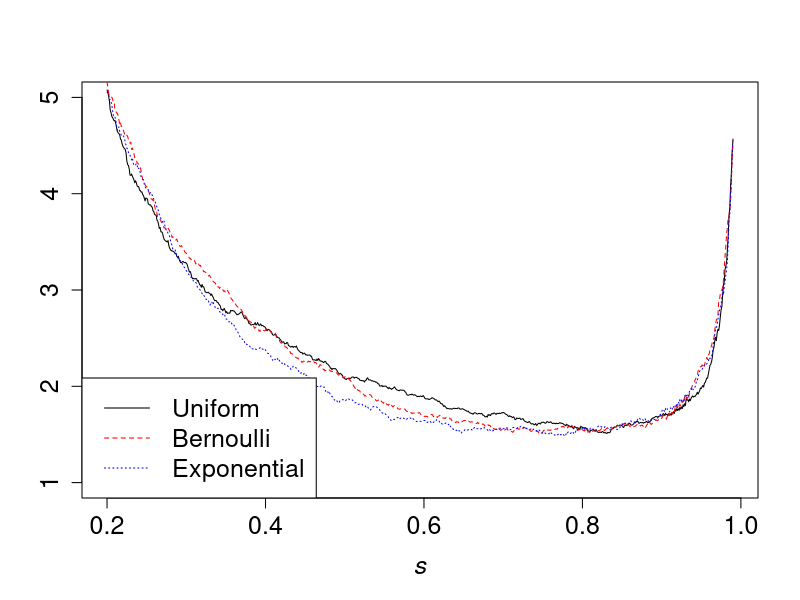
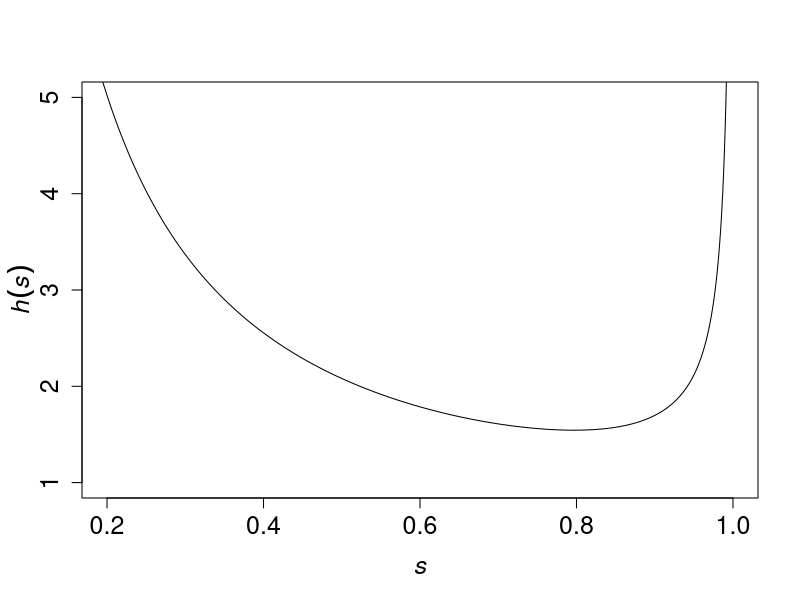
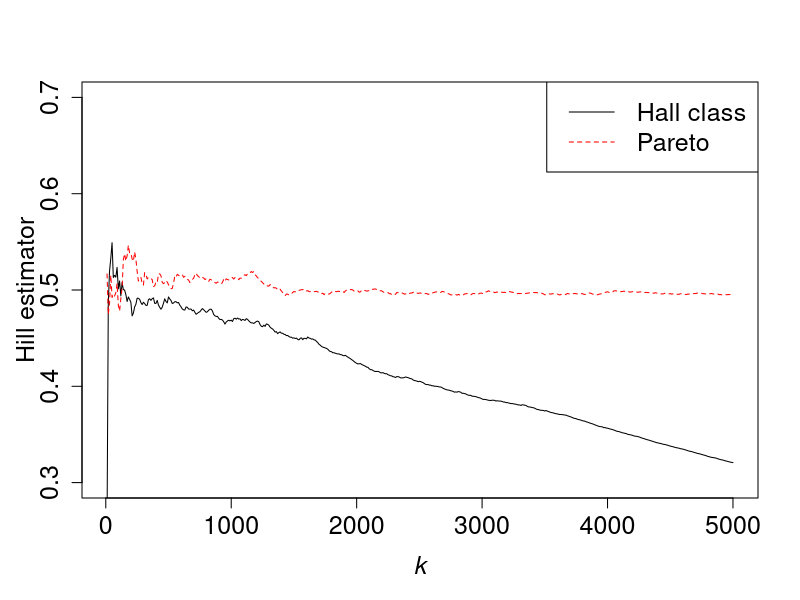

Source code (R) for these figures, in order: (Note: a time limit stopped this script after it produced the figures.)
####################################################################### 
## Here we provide the R codes used in the paper                     ##
## 'Generalized Rényi statistics' by Péter Kevei and László Viharos. ##
#######################################################################


###########################################################
## Section 2.1 Quantile estimator
###########################################################

# Here we simulate the quantile estimator discussed in Section 2.1.

n <- 1000 # number of iid observations
N <- 1000 # number of iterations
gamma <- 0.5 # mean

# We simulate the iid $Z$ sequence from uniform, exponential, and Bernoulli distribution, 
# each with mean $0.5$. The square root of the corresponding variances:

sigmaunif <- 2*gamma/sqrt(12) 
sigmaexp <- gamma 
sigmabin <- 0.5 

# The $h(s)$ function explodes both at 0 and at 1. We use the grid s:
s <- seq(0.2, 0.99, 0.001)

# Auxiliary lists and matrices:
aux <- (n:1)
gammatilde <- rep(0, length(s)*N)
dim(gammatilde) <- c(length(s), N)
gammatildeexp <- rep(0, length(s)*N)
dim(gammatildeexp) <- c(length(s), N)
gammatildebin <- rep(0, length(s)*N)
dim(gammatildebin) <- c(length(s), N)

set.seed(100)
for (i in 1:N){
  sampleunif <- 2*gamma*runif(n) # uniform sample
  sampleexp <- rexp(n, rate = 1/gamma)  # exponential sample
  samplebin <- rbinom(n, 1, 0.5) # Bernoulli sample
  aux2 <- sampleunif/aux
  aux2exp <- sampleexp/aux
  aux2bin <- samplebin/aux
  Xunif <- cumsum(aux2) # the sequence X_{k,n}
  Xexp <- cumsum(aux2exp)
  Xbin <- cumsum(aux2bin)
  gammatilde[,i] <- Xunif[floor(n*s)]/(-log(1-s)) # estimate of gamma
  gammatildeexp[,i] <- Xexp[floor(n*s)]/(-log(1-s))
  gammatildebin[,i] <- Xbin[floor(n*s)]/(-log(1-s))
}

# The empirical variances:
stdgammaunif <- sqrt(n)*(gammatilde - gamma)
stdgammaexp <- sqrt(n)*(gammatildeexp - gamma)
stdgammabin <- sqrt(n)*(gammatildebin - gamma)
msd <- rep(0, length(s)*2)
dim(msd) <- c(length(s), 2)
msdexp <- rep(0, length(s)*2)
dim(msdexp) <- c(length(s), 2)
msdbin <- rep(0, length(s)*2)
dim(msdbin) <- c(length(s), 2)
for (i in 1:length(s)){
  msd[i,] <- c(mean(stdgammaunif[i,]), (sd(stdgammaunif[i,])/sigmaunif)^2)
  msdexp[i,] <- c(mean(stdgammaexp[i,]), (sd(stdgammaexp[i,])/sigmaexp)^2)
  msdbin[i,] <- c(mean(stdgammabin[i,]), (sd(stdgammabin[i,])/sigmabin)^2)
}

# Right side of Figure 1 in the paper: 

plot(s,msd[,2], type='l', ylim = c(1,5), xlab=expression(italic(s)), ylab = '', cex.axis=1.5, cex.lab=1.5)
points(s, msdbin[,2], type ='l', lty = 2, col = 'red')
points(s, msdexp[,2], type ='l', lty = 3, col = 'blue')
legend("bottomleft", legend=c("Uniform", "Bernoulli","Exponential"),
       col=c("black","red", "blue"),lty=1:3, cex=1.5)



# The $h$ function on the left side of Figure 1 in the paper:

Nx <- 1000
x <- (1:Nx)/Nx
sigma <- x/((1-x)*log(1-x)^2)
plot(x, sigma, type='l', xlab=expression(italic(s)), ylab='', ylim=c(1,5), xlim=c(0.2, 1), cex.lab=1.5,
     cex.axis=1.5)
title(ylab=expression(italic(h(s))), line=2.2, cex.lab=1.5)


###########################################################
## Section 2.3 (i) Hill estimator in the classical iid setting
###########################################################

# In what follows we calculate the classical Hill estimator of the tail index
# when $Q$ is the quantile function of the underlying iid random variables.
# We repeat the simulation $m$ times.

# Q : quantile function
# n : the number iid random variables
# m : number of iterations
# klist: list of k values (upper order statistics used for the estimator)

## We use that conditioned on $U_{k+1,n}$ the first $k$ order statistics are iid
## uniformly distributed on $(0,U_{k+1,n})$.
## Therefore we simulate $U_{k+1,n}$, which is beta(k+1,n-k) distributed,
## then $k$ iid uniform(0,1).

Hillsim <- function(Q, n, m, klist){
  est <- rep(0, m*length(klist))
  dim(est) <- c(m, length(klist))
  # this matrix contains the simulated estimators of the tail index
  for (i in 1:m){
    kmax <- klist[length(klist)]
    Umax <- rbeta(1,kmax+1,n-kmax)
    Usamp <- Umax*runif(kmax)
    us <- c(Usamp[order(Usamp)],Umax)
    for (j in 1:length(klist)){
      k <- klist[j]
      Ukn <- us[(k+1)]
      est[i,j] <- sum((log( Q(us[1:k]) / Q(Ukn)) ))/k 
      # this is the Hill estimator of the $i$th sample, based on $klist[j]$ upper order statistics
      }
    }
  estmean <- rep(0, length(klist))
  for (j in 1:length(klist)){
        estmean[j] <- round(mean(est[,j]),4)
  }
  # estmean contains the average of $m$ iterations
  return(estmean)
}

# Next we calculate coverage frequencies for the asymptotic
# $1 - eps$ confidence intervals. Otherwise, it is the same as above.
# We use two different confidence intervals: (i) suggested by our new model, 
# (ii) classical iid setup. These are formulas (9) and (10) in the paper. 

Hillconfint <- function(Q, n, m, klist, eps = 0.1){
  est <- rep(0, m*length(klist))
  dim(est) <- c(m, length(klist))
  sigma <- rep(0, m*length(klist))
  dim(sigma) <- c(m, length(klist))
  #set.seed(1)
  xeps <- qnorm(1-eps/2)
  count <- 0*1:(length(klist))
  count2 <- 0*1:(length(klist))
  for (i in 1:m){
    kmax <- klist[length(klist)]
    Umax <- rbeta(1,kmax+1,n-kmax)
    Usamp <- Umax*runif(kmax)
    us <- c(Usamp[order(Usamp)],Umax)
    for (j in 1:length(klist)){
      k <- klist[j]
      Ukn <- us[(k+1)]
      est[i,j] <- sum((log( Q(us[1:k]) / Q(Ukn)) ))/k
      sigma[i,j] <- sqrt(sum(((1:k)*log(Q(us[1:k])/Q(us[2:(k+1)])))^2)/k - (est[i,j])^2)
    }
    elem <- which(est[i,] - xeps*sigma[i,]/sqrt(klist) < gamma & gamma < est[i,] + xeps*sigma[i,]/sqrt(klist))
    count[elem] <- count[elem] +1
    elem2 <- which(est[i,] - xeps*est[i,]/sqrt(klist) < gamma & gamma < est[i,] + xeps*est[i,]/sqrt(klist))
    count2[elem2] <- count2[elem2] +1
  }
  estmean <- rep(0, 3*length(klist))
  dim(estmean) <- c(3,length(klist))
  for (j in 1:length(klist)){
    estmean[1, j] <- round(mean(est[,j]),4)
    # average of the $m$ iterations
    estmean[2, ] <- round(count/m, 3)
    estmean[3, ] <- round(count2/m, 3)
    # coverage frequencies of the two confidence intervals
  }
  return(estmean)
}



# In the paper we use two distributions: the exact Pareto, and a small perturbation of it.
# The tail index is $0.5$ in both cases.

# exact Pareto quantile function:
gamma <- 0.5
Q1 <- function(u)
{u^(-gamma)}

# Hall model quantile function:
beta <- 1
d <- 0.5
Q2 <- function(u)
{u^(-gamma)*(1+d*u^(beta))}


# The left side figure in Figure 2 in the paper.
# In this case there is only one sample.

set.seed(1)
a<- Hillsim(Q2, 5000, 1, klist = seq(10, 5000, 10))
b<- Hillsim(Q1, 5000, 1, klist = seq(10, 5000, 10)) ## exact Pareto

plot(seq(10,5000,10), a, type = 'l', xlab=expression(italic(k)), ylab='', 
     ylim = c(0.3, 0.7), cex.lab=1.5, cex.axis=1.5)
title(ylab='Hill estimator', line=2.2, cex.lab=1.5)
points(seq(10,5000,10), b, type = 'l', lty = 2, col = 'red')
legend("topright", legend=c("Hall class", "Pareto"),
       col=c("black","red"),lty=1:2, cex=1.5)



# Confidence intervals. The left side of Figure 3 in the paper.

aPar <- Hillconfint(Q1, 5000, 10000, seq(10, 5000, 10), eps = 0.1)
bHall <- Hillconfint(Q2, 5000, 10000, seq(10, 5000, 10), eps = 0.1)
Sys.time() ## 50 perc

plot(seq(10,5000, 10), aPar[2,], 
     type = 'l', lty = 1, xlab=expression(italic(k)), ylab ='', ylim = c(0.8, 0.92), cex.lab=1.5, cex.axis=1.5)
title(ylab='coverage frequency', line=2.2, cex.lab=1.5)
points(seq(10,5000, 10), aPar[3,], type = 'l', lty = 2, col = 'red')
points(seq(10,5000, 10), bHall[2,], type = 'l', lty = 3, col = 'blue')
points(seq(10,5000, 10), bHall[3,], type = 'l', lty = 4, col = 'green')
legend("bottomright", legend=c("Hall class (9)", "Hall class (10)", "Pareto (9)", "Pareto (10)"),
       col=c("blue", "green","black","red"),lty=c(3,4,1,2), cex=1.5)




###########################################################
## Section 2.3 (ii) Hill estimator in the generalized Rényi model
###########################################################

# The Hill estimator in this case is simply an average of iid
# random variables.
# In the paper we consider 3 distributions: exponential, uniform, and 
# Bernoulli, each with mean $gamma = 0.5$.

gamma <- 0.5 
n <- 5000
#m <- 1000
set.seed(100)
sampleunif <- 2*gamma*runif(n)
samplebin <- rbinom(n, 1, 0.5)
sampleexp <- gamma*rexp(n, rate=1)
unif <- cumsum(sampleunif)
bern <- cumsum(samplebin)
cexp <- cumsum(sampleexp)
estuni <- unif/(1:n)
estbin <- bern/(1:n)
estexp <- cexp/(1:n)



# Right side of Figure 2 in the paper.

plot(1:n, estuni, type = 'l', ylim = c(0.4, 0.6), lty = 1, xlab=expression(italic(k)), ylab='', cex.lab=1.5, cex.axis=1.5)
title(ylab='Hill estimator', line=2.2, cex.lab=1.5)
points(1:n, estbin, type = 'l', lty = 2, col = 'red')
points(1:n, estexp, type = 'l', lty = 3, col = 'blue')
legend("topright", legend=c("Uniform", "Bernoulli","Exponential"),
       col=c("black","red", "blue"),lty=1:3, cex=1.5)


# Coverage frequencies of the asymptotic confidence intervals:

epsilon = 0.1
xeps <- qnorm(0.95)

n <- 5000  # number of iid random variables in one sample
N <- 10000 # number of iterations
countunif <- 0*1:n
countbin <- 0*1:n
countexp <- 0*1:n
set.seed(100)
for (i in 1:N){
  sampleunif <- 2*gamma*runif(n)
  samplebin <- rbinom(n, 1, 0.5)
  sampleexp <- gamma*rexp(n, rate=1)
  unif <- cumsum(sampleunif)
  bern <- cumsum(samplebin)
  cexp <- cumsum(sampleexp)
  estuni <- unif/(1:n)
  estbin <- bern/(1:n)
  estexp <- cexp/(1:n)
  sigmaunif <- sqrt(cumsum(sampleunif^2)/(1:n)-estuni^2) 
  # estimation of the variances 
  sigmabin <- sqrt(cumsum(samplebin^2)/(1:n)-estbin^2) 
  sigmaexp <- sqrt(cumsum(sampleexp^2)/(1:n)-estexp^2) 
  elemunif <- which(estuni - xeps*sigmaunif/sqrt(1:n) < gamma & gamma < estuni + xeps*sigmaunif/sqrt(1:n))
  countunif[elemunif] <- countunif[elemunif] +1
  elembin <- which(estbin - xeps*sigmabin/sqrt(1:n) < gamma & gamma < estbin + xeps*sigmabin/sqrt(1:n))
  countbin[elembin] <- countbin[elembin] +1
  elemexp <- which(estexp - xeps*sigmaexp/sqrt(1:n) < gamma & gamma < estexp + xeps*sigmaexp/sqrt(1:n))
  countexp[elemexp] <- countexp[elemexp] +1
}


# Right side of Figure 3:

plot(seq(10, n, 20),countunif[seq(10, n, 20)]/N, type = 'l', 
     lty = 1, xlab=expression(italic(k)), ylab ='', ylim = c(0.86, 0.92), cex.lab=1.5, cex.axis=1.5)
title(ylab='coverage frequency', line=2.2, cex.lab=1.5)
points(seq(10, n, 20),countbin[seq(10, n, 20)]/N, type = 'l', lty=2, col = 'red')
points(seq(10, n, 10),countexp[seq(10, n, 10)]/N, type = 'l', lty=3, col = 'blue')
legend("bottomright", legend=c("Uniform", "Bernoulli","Exponential"),
       col=c("black","red", "blue"),lty=1:3, cex=1.5)
